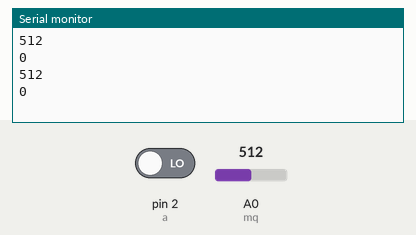
Simulated run of this sketch. Board: Arduino Uno, built with avr-gcc and run on an emulated ATmega328P. Parts: the last lines printed to the serial monitor. The test bench sets the inputs (shaded band); at power-on: A0 (mq) = 512, pin 2 (a) LOW.

Above: at 1.8 s.
1.9 s: A0 (mq) set to 716
At 2.4 s:
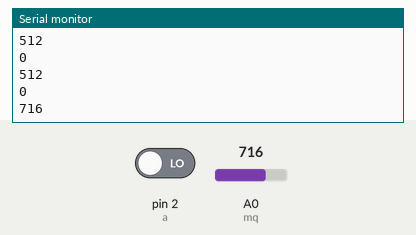
3.4 s: pin 2 (a) driven HIGH
At 3.9 s:
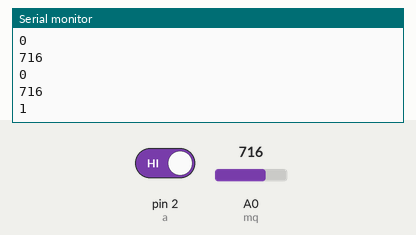
4.9 s: A0 (mq) set to 900
At 5.4 s:
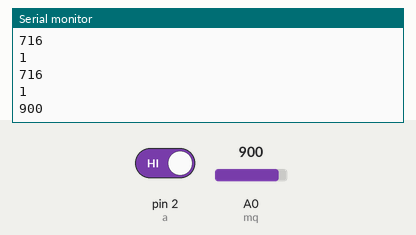
Timing chart, 0 to 7.9 s (numbered marks = the images above; inputs shaded):
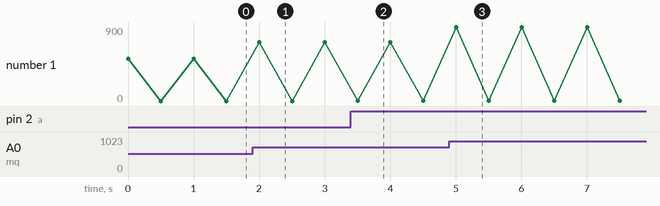

Measured:
- after the input at 1.9 s, the serial monitor: prints a new line after 0.10 s (image 1)
- after the input at 3.4 s, the serial monitor: prints a new line after 0.10 s (image 2)
- after the input at 4.9 s, the serial monitor: prints a new line after 0.10 s (image 3)
- plotted number 1: 0 → 716 after the input at 1.9 s, 716 → 1 after the input at 3.4 s, 1 → 900 after the input at 4.9 s

The sketch:

MQ-4_gas_sensor.ino
```cpp
int mq = A0;
int a = 2;
int val;
void setup() {
  // put your setup code here, to run once:
  Serial.begin(9600);
  pinMode(mq,INPUT);
  pinMode(a,INPUT);

}

void loop() {
  // put your main code here, to run repeatedly:
  val = analogRead(mq);
  Serial.println(val);
  delay(500);

  int A = digitalRead(a);
  Serial.println(A);
  delay(500);


}
```
